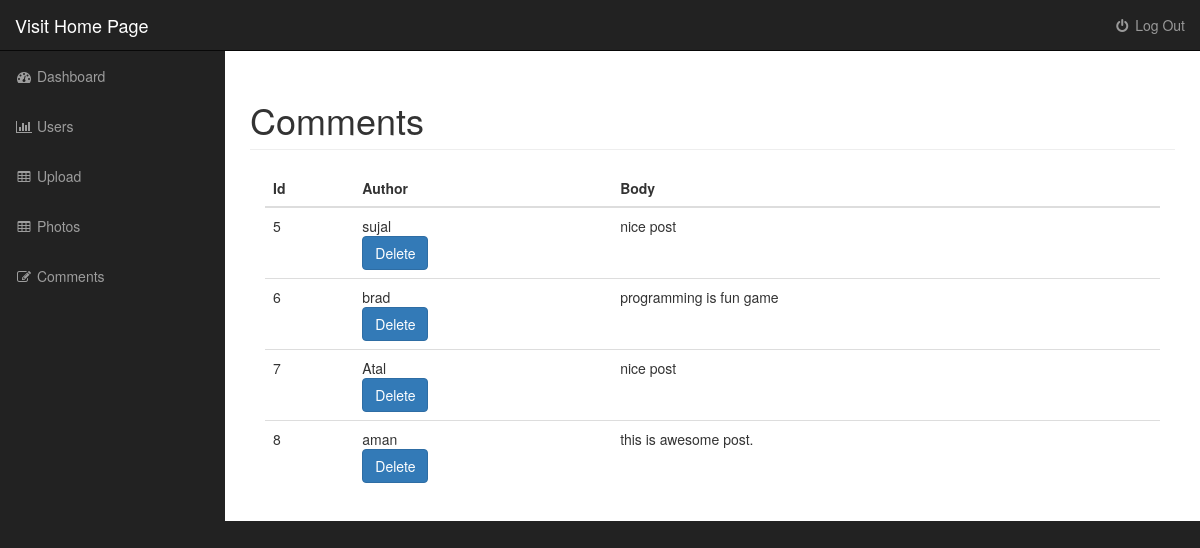
The app's page /admin/comments.php (signed in) with its own data.
### tables this page shows
CREATE TABLE `comments` (
  `id` int(11) NOT NULL,
  `photo_id` int(11) NOT NULL,
  `author` varchar(255) NOT NULL,
  `body` text NOT NULL
);

### admin/includes/database.php (called while the page is built, shortened)
<?php
    class Database {
        private $connection;
        public function open_db_connection()
        {
            $this->connection= new mysqli(DB_HOST, DB_USER, DB_PASS, DB_NAME);
            $this->connection->query("SET SESSION sql_mode = ''");
        }
        public function query($sql)
        {
            $result= $this->connection->query($sql);
            return $result;
        }
    }
    $database= new Database();
?>

### admin/includes/db_object.php (called while the page is built, shortened)
<?php
    class Db_object {
        protected static $db_table= '';
        public static function find_all()
        {
            return self::find_by_query("SELECT * FROM ". static::$db_table);
        }
        public static function find_by_query($sql)
        {
            global $database;
            $result_set         = $database->query($sql);
            $the_object_array   = [];
            while($row= $result_set->fetch_array()) {
                $the_object_array[]= self::instantiation($row);
            }
            return $the_object_array;
        }
        public static function instantiation($the_record)
        {
            $the_object= new static;
            foreach($the_record as $k => $v) {
                if(property_exists($the_object, $k)) {
                    $the_object->$k= $v;
                }
            }
            return $the_object;
        }
    }
?>

### admin/comments.php (the view, shortened to what this page needs)
<?php include("includes/header.php"); ?>
<?php
    $comments= Comment::find_all();
?>
        <nav class="navbar navbar-inverse navbar-fixed-top" role="navigation">
            <?php include("includes/top_nav.php"); ?>
            <?php include("includes/side_nav.php"); ?>
        </nav>
        <div id="page-wrapper">
            <div class="container-fluid">
                <div class="row">
                    <div class="col-lg-12">
                        <h1 class="page-header">
                            Comments
                        </h1>
                        <div class="col-md-12">
                            <table class="table table-hover">
                                <thead>
                                    <tr>
                                        <th>Id</th>
                                        <th>Author</th>
                                        <th>Body</th>
                                    </tr>
                                </thead>
                                <tbody>
                                    <?php
                                        foreach($comments as $comment):
                                    ?>
                                    <tr>
                                        <td><?php echo $comment->id; ?></td>
                                        <td><?php echo $comment->author; ?>
                                            <div>
                                                <a class="btn btn-primary" href="delete_comment.php?id=<?php echo $comment->id; ?>">Delete</a>
                                            </div>
                                        </td>
                                        <td><?php echo $comment->body; ?></td>
                                    </tr>
                                        <?php endforeach; ?>
                                </tbody>
                            </table>
                        </div>
                    </div>
                </div>
            </div>
        </div>
  <?php include("includes/footer.php"); ?>

### admin/css/sb-admin.css (style rules this page uses)
body { margin-top: 100px; background-color: #222; }
@media (min-width:768px) { body { margin-top: 50px; } }
#page-wrapper { width: 100%; padding: 0; background-color: #fff; }
@media (min-width:768px) { #page-wrapper { padding: 10px; } }

### records on screen
comments: id "5", author "sujal", body "nice post"
comments: id "6", author "brad", body "programming is fun game"
comments: id "7", author "Atal", body "nice post"
comments: id "8", author "aman", body "this is awesome post."
